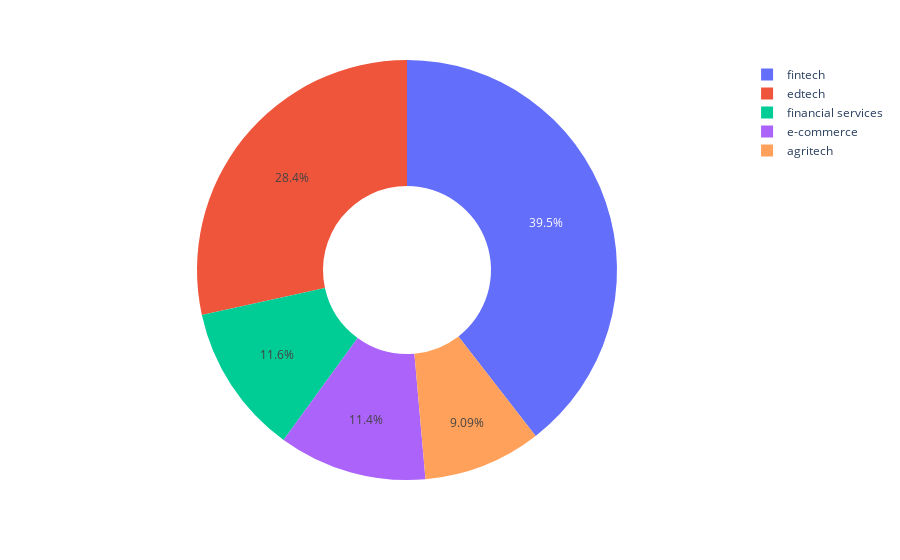

This figure's notebook cell:
### Code cell
# Create the donut chart
fig = px.pie(Sector_counts, values='Amount', names='Sector', hole=.4)

fig.show()

### Figure 1 — Plotly figure (JSON) as saved in the notebook; plotly's stock layout.template omitted (floating-point values rounded to 4 significant figures)
{"data": [{"domain": {"x": [0, 1], "y": [0, 1]}, "hole": 0.4, "hovertemplate": "Sector=%{label}<br>Amount=%{value}<extra></extra>", "labels": ["fintech", "edtech", "financial services", "e-commerce", "agritech"], "legendgroup": "", "name": "", "showlegend": true, "type": "pie", "values": [239, 172, 70, 69, 55]}], "layout": {"legend": {"tracegroupgap": 0}, "margin": {"t": 60}}}
